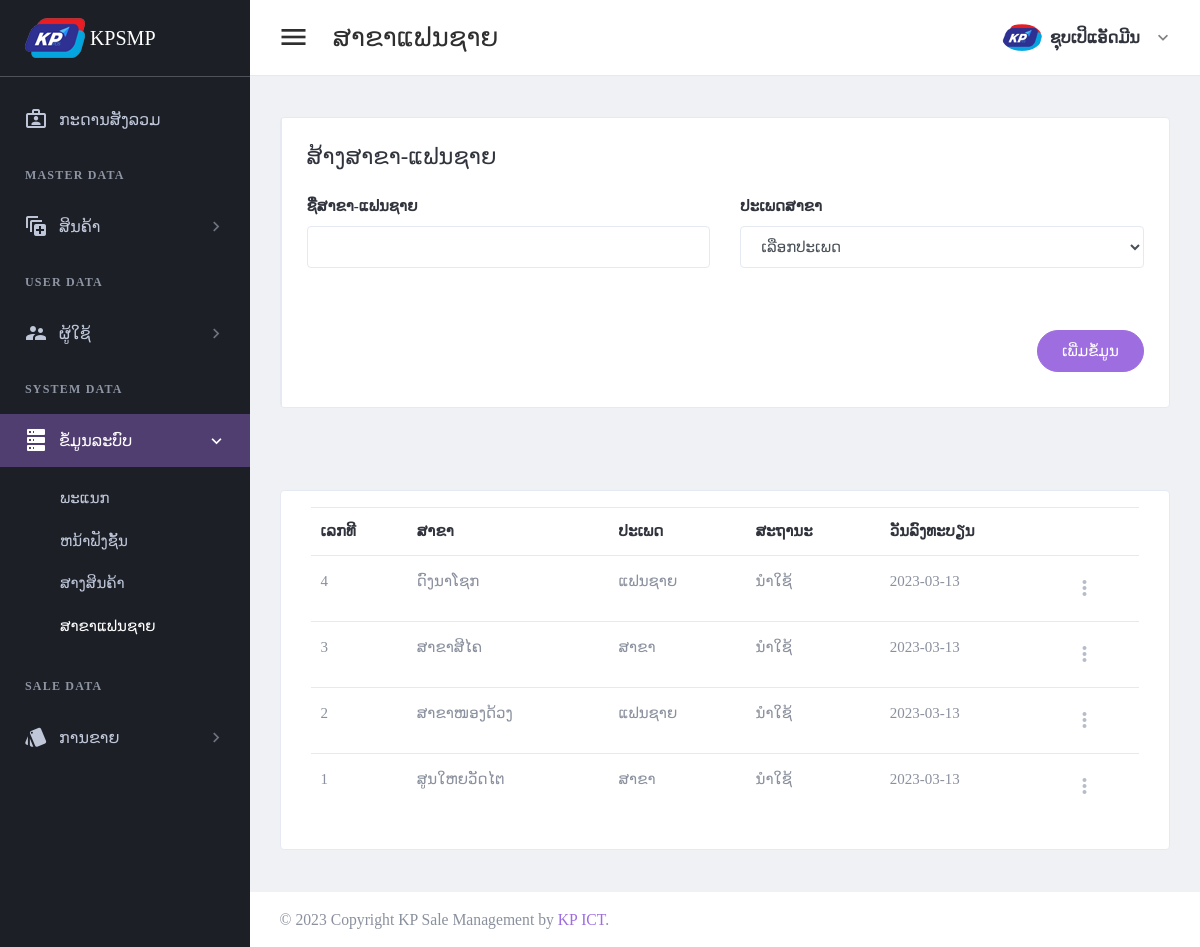
Page /page/branch.php (signed in) on the committed database.
### tables this page shows
CREATE TABLE `tbl_header_title` (
  `ht_id` int(11) NOT NULL,
  `ht_name` varchar(300) DEFAULT NULL
);

CREATE TABLE `tbl_sub_title` (
  `st_id` int(11) NOT NULL,
  `st_name` varchar(300) DEFAULT NULL,
  `icon_code` varchar(100) DEFAULT NULL,
  `ht_id` int(11) DEFAULT NULL
);

CREATE TABLE `tbl_page_title` (
  `pt_id` int(11) NOT NULL,
  `pt_name` varchar(300) DEFAULT NULL,
  `ptf_name` varchar(100) DEFAULT NULL,
  `st_id` int(11) DEFAULT NULL
);

CREATE TABLE `tbl_branch` (
  `br_id` int(11) NOT NULL,
  `br_name` varchar(150) DEFAULT NULL,
  `br_status` int(11) DEFAULT NULL,
  `br_type` int(11) DEFAULT NULL,
  `add_by` int(11) DEFAULT NULL,
  `date_register` date DEFAULT NULL
);

CREATE TABLE `tbl_branch_type` (
  `brt_id` int(11) NOT NULL,
  `brt_name` varchar(60) DEFAULT NULL
);

### setting/checksession.php (called while the page is built, shortened)
<?php
	if($_SESSION['id_users'] == "" )
	{
	header("location:logout.php");
	}
	  else{
		$role_id = $_SESSION["role_id"];
	}
?>

### page/branch.php (the view, shortened to what this page needs)
<?php
include("../setting/checksession.php");
include("../setting/conn.php");
$header_name = "ສາຂາແຟນຊາຍ";
$header_click = "4";
?>
<!DOCTYPE html>
<html lang="en" dir="ltr">
<head>
    <?php
    include("../setting/callcss.php");
    ?>
</head>
<body class="navbar-fixed sidebar-fixed" id="body">
    <div class="wrapper">
        <?php include "menu.php"; ?>
        <div class="page-wrapper">
            <?php
            include "header.php";
            ?>
            <div class="content-wrapper">
                <div class="content">
                    <div class="email-wrapper rounded border bg-white">
                        <div class="row no-gutters justify-content-center">
                            <div class="col-xxl-12">
                                <div class="email-right-column  email-body p-4 p-xl-5">
                                    <div class="email-body-head mb-5 ">
                                        <h4 class="text-dark">ສ້າງສາຂາ-ແຟນຊາຍ</h4>
                                    </div>
                                    <form method="post" id="addbranch">
                                        <div class="row">
                                            <div class="col-lg-6">
                                                <div class="form-group">
                                                    <label for="firstName">ຊື່ສາຂາ-ແຟນຊາຍ</label>
                                                    <input type="text" class="form-control" id="br_name" name="br_name" required>
                                                </div>
                                            </div>
                                            <div class="form-group col-lg-6">
                                                <label class="text-dark font-weight-medium">ປະເພດສາຂາ</label>
                                                <div class="form-group">
                                                    <select class=" form-control font" name="br_type" id="br_type"required>
                                                        <option value=""> ເລືອກປະເພດ </option>
                                                    </select>
                                                </div>
                                            </div>
                                        </div>
                                        <div class="d-flex justify-content-end mt-6">
                                            <button type="submit" class="btn btn-primary mb-2 btn-pill">ເພີ່ມຂໍ້ມູນ</button>
                                        </div>
                                    </form>
                                </div>
                            </div>
                        </div>
                    </div>
                </div>
            </div>
            <div class="content-wrapper">
                <div class="content">
                    <div class="card card-default">
                        <div class="card-body">
                            <table id="productsTable" class="table table-hover table-product" style="width:100%">
                                <thead>
                                    <tr>
                                        <th>ເລກທີ</th>
                                        <th>ສາຂາ</th>
                                        <th>ປະເພດ</th>
                                        <th>ສະຖານະ</th>
                                        <th>ວັນລົງທະບຽນ</th>
                                        <th></th>
                                    </tr>
                                </thead>
                                <tbody>
                                    <?php
                                    $stmt4 = $conn->prepare("SELECT  br_id,br_name,brt_name,
                                    (case when br_status = 1 then 'ນຳໃຊ້' else 'ຫຍຸດນຳໃຊ້' end) as br_status,
                                    date_register FROM tbl_branch a
                                    left join tbl_branch_type b on a.br_type = b.brt_id
                                    order by br_id desc
                                    ");
                                    $stmt4->execute();
                                    if ($stmt4->rowCount() > 0) {
                                        while ($row4 = $stmt4->fetch(PDO::FETCH_ASSOC)) {
                                    ?>
                                            <tr>
                                                <td><?php echo $row4['br_id']; ?></td>
                                                <td><?php echo $row4['br_name']; ?></td>
                                                <td><?php echo $row4['brt_name']; ?></td>
                                                <td><?php echo $row4['br_status']; ?></td>
                                                <td><?php echo $row4['date_register']; ?></td>
                                                <td>
                                                    <div class="dropdown">
                                                        <a class="dropdown-toggle icon-burger-mini" href="#" role="button" id="dropdownMenuLink" data-toggle="dropdown" aria-haspopup="true" aria-expanded="false" data-display="static">
                                                        </a>
                                                    </div>
                                                </td>
                                            </tr>
                                    <?php
                                        }
                                    }
                                    ?>
                                </tbody>
                            </table>
                        </div>
                    </div>
                </div>
            </div>
            <?php include "footer.php"; ?>
        </div>
    </div>
</body>
</html>

### page/menu.php
<aside class="left-sidebar sidebar-dark" id="left-sidebar">
  <div id="sidebar" class="sidebar sidebar-with-footer">
    <div class="app-brand">
      <a href="index.php">
        <img src="../images/iconmenu.png" alt="Mono">
        <span class="brand-name"> KPSMP</span>
      </a>
    </div>
    <div class="sidebar-left" data-simplebar style="height: 100%;">
      <ul class="nav sidebar-inner" id="sidebar-menu">
        <li class="<?php if ($header_click == 0) {
                      echo "active";
                    } ?>">
          <a class="sidenav-item-link" href="index.php">
            <i class="mdi mdi-briefcase-account-outline"></i>
            <span class="nav-text">ກະດານສັງລວມ</span>
          </a>
        </li>
        <?php
        $stmt = $conn->prepare(" SELECT distinct a.ht_id,ht_name
        FROM tbl_header_title a
        left join tbl_role_page b on a.ht_id = b.ht_id
        where role_id ='$role_id'
        order by  a.ht_id asc ");
        $stmt->execute();
        if ($stmt->rowCount() > 0) {
          while ($row = $stmt->fetch(PDO::FETCH_ASSOC)) {
            $ht_id = $row['ht_id'];
            $ht_name = $row['ht_name'];
        ?>
            <li class="section-title"> <?php echo "$ht_name"; ?></li>
            <?php
            $stmt1 = $conn->prepare("SELECT distinct a.st_id,st_name,role_id,icon_code
            FROM tbl_sub_title a
            left join tbl_role_page b on a.st_id = b.st_id
            where a.ht_id = '$ht_id' and role_id ='$role_id'
            order by a.st_id asc ");
            $stmt1->execute();
            if ($stmt1->rowCount() > 0) {
              while ($row1 = $stmt1->fetch(PDO::FETCH_ASSOC)) {
                $st_name = $row1['st_name'];
                $st_id = $row1['st_id'];
                $icon_code = $row1['icon_code'];
            ?>
                <li class='has-sub <?php if ($header_click == "$st_id") {
                                      echo "active expand";
                                    } ?>'>
                  <a class="sidenav-item-link" href="javascript:void(0)" data-toggle="collapse" data-target='#<?php echo "$st_name"; ?>' aria-expanded="false" aria-controls="<?php echo "$st_name"; ?>">
                    <i class="mdi <?php echo "$icon_code"; ?>"></i>
                    <span class="nav-text"> <?php echo "$st_name"; ?> </span> <b class="caret"></b>
                  </a>
                  <ul class='collapse <?php if ($header_click == "$st_id") {
                                        echo "show";
                                      } ?>' id="<?php echo "$st_name"; ?>" data-parent="#sidebar-menu">
                    <div class="sub-menu">
                      <?php
                      $stmt2 = $conn->prepare(" SELECT pt_name,ptf_name
                      FROM tbl_page_title a
                      left join tbl_role_page b on a.pt_id = b.pt_id
                      where a.st_id = '$st_id' and role_id ='$role_id'
                      order by a.pt_id asc ");
                      $stmt2->execute();
                      if ($stmt2->rowCount() > 0) {
                        while ($row2 = $stmt2->fetch(PDO::FETCH_ASSOC)) {
                          $pt_name = $row2['pt_name'];
                      ?>
                          <li class="<?php if ($header_name ==  $row2['pt_name']) {
                                        echo "active";
                                      } ?>">
                            <a class="sidenav-item-link" href='<?php echo $row2['ptf_name'] ?>'>
                              <span class="nav-text"><?php echo "$pt_name"; ?></span>
                            </a>
                          </li>
                      <?php
                        }
                      }
                      ?>
                    </div>
                  </ul>
              <?php
              }
            }
              ?>
                </li>
            <?php
          }
        }
            ?>
      </ul>
    </div>
  </div>
</aside>

### rows in the picture
tbl_header_title: ht_name "MASTER DATA"
tbl_sub_title: st_name "ສິນຄ້າ"
tbl_header_title: ht_name "USER DATA"
tbl_sub_title: st_name "ຜູ້ໃຊ້"
tbl_header_title: ht_name "SYSTEM DATA"
tbl_sub_title: st_name "ຂໍ້ມູນລະບົບ"
tbl_page_title: pt_name "ພະແນກ"
tbl_page_title: pt_name "ຫນ້າຟັງຊັ້ນ"
tbl_page_title: pt_name "ສາງສິນຄ້າ"
tbl_page_title: pt_name "ສາຂາແຟນຊາຍ"
tbl_header_title: ht_name "SALE DATA"
tbl_sub_title: st_name "ການຂາຍ"
tbl_branch: br_id "4", br_name "ດົງນາໂຊກ", tbl_branch_type.brt_name "ແຟນຊາຍ", br_status "ນຳໃຊ້", date_register "2023-03-13"
tbl_branch: br_id "3", br_name "ສາຂາສີໄຄ", tbl_branch_type.brt_name "ສາຂາ", br_status "ນຳໃຊ້", date_register "2023-03-13"
tbl_branch: br_id "2", br_name "ສາຂາໜອງດ້ວງ", tbl_branch_type.brt_name "ແຟນຊາຍ", br_status "ນຳໃຊ້", date_register "2023-03-13"
tbl_branch: br_id "1", br_name "ສູນໃຫຍວັດໄຕ", tbl_branch_type.brt_name "ສາຂາ", br_status "ນຳໃຊ້", date_register "2023-03-13"

### other values in the picture
$header_name "ສາຂາແຟນຊາຍ"
$full_name "ຊຸບເປິແອັດມີນ"
